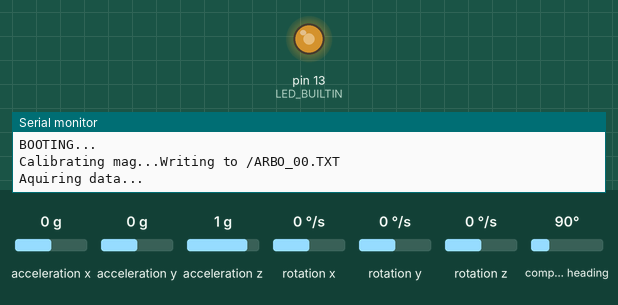
Bench run of a sketch on a simulated Arduino Uno, built for the host (arithmetic inside an expression is 32-bit, double 64-bit). Parts: output pins drawn as LEDs (lit = HIGH), the last lines printed to the serial monitor. The inputs (shaded band) are chosen by the test bench; at power-on: acceleration x 0 g, acceleration y 0 g, acceleration z 1 g, rotation x 0 °/s, rotation y 0 °/s, rotation z 0 °/s, compass heading 90°. Storage starts empty.

Above: at 0.94 s.
1.3 s: acceleration x set to -1.4 g
4.3 s: acceleration y set to -1.4 g
7.3 s: acceleration z set to -0.8 g
At 16.53 s:
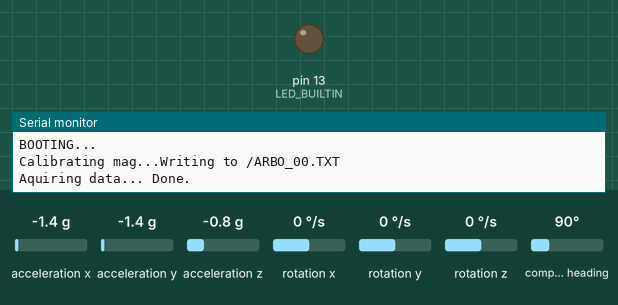
At 17.28 s:
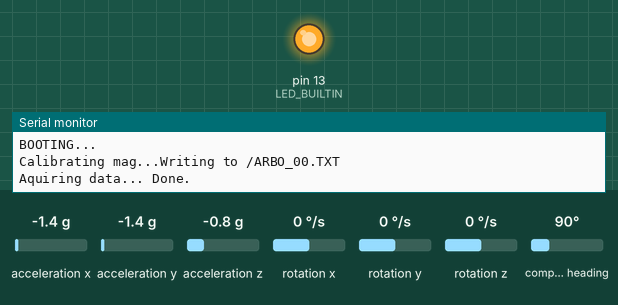
Timing chart, 0 to 18.6 s (numbered marks = the images above; inputs shaded):
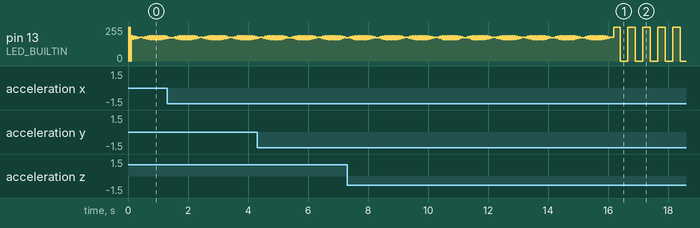

The sketch:

ACCELtoSD.ino
```cpp
#include <MPU9250.h>
#include <SPI.h>
#include <SD.h>

#define cardSelect 4

File logfile;
bool logFlag = false;

// blink out an error code, I guess we can't start with errors on SD?
void error(uint8_t errno) {
  while (1) {
    uint8_t i;
    for (i = 0; i < errno; i++) {
      digitalWrite(13, HIGH);
      delay(100);
      digitalWrite(13, LOW);
      delay(100);
    }
    for (i = errno; i < 10; i++) {
      delay(200);
    }
  }
}

MPU9250 IMU(Wire, 0x69);
int imuInt = A4;
int status;

void setup() {
  // serial to display data
  Serial.begin(115200);
  while (!Serial) {}
  pinMode(LED_BUILTIN, OUTPUT);
  pinMode(imuInt, INPUT);
  digitalWrite(LED_BUILTIN, LOW);

  Serial.println("BOOTING...");

  // start communication with IMU
  for (int i = 0; i <= 10; i++) {
    status = IMU.begin();
    if (status == 1) {
      break;
    }
    delay(500);
    Serial.print("begin failed, status = ");
    Serial.println(status);
  }

  //  for (int i = 0; i <= 10; i++) {
  //    status = IMU.calibrateAccel();
  //    if (status == 1) {
  //      break;
  //    }
  //    delay(500);
  //    Serial.print("calibration failed, status = ");
  //    Serial.println(status);
  //  }

    Serial.print("Calibrating mag...");
    status = IMU.calibrateMag();
    if (status < 0) {
      Serial.println("IMU initialization unsuccessful");
      Serial.println("Check IMU wiring or try cycling power");
      Serial.print("Status: ");
      Serial.println(status);
      while (1) {}
    }

  if (!SD.begin(cardSelect)) {
    Serial.println("Card init. failed!");
    error(2);
  }
  char filename[15]; // what does 15 represent???
  strcpy(filename, "/ARBO_00.TXT");
  for (uint8_t i = 0; i < 100; i++) {
    filename[6] = '0' + i / 10;
    filename[7] = '0' + i % 10;
    // create if does not exist, do not open existing, write, sync after write
    if (! SD.exists(filename)) {
      break;
    }
  }

  logfile = SD.open(filename, FILE_WRITE);
  if ( ! logfile ) {
    Serial.print("Couldnt create ");
    Serial.println(filename);
    error(3);
  }
  Serial.print("Writing to ");
  Serial.println(filename);

  //  status = IMU.enableWakeOnMotion(100, MPU9250::LP_ACCEL_ODR_250HZ);
  //  Serial.println("Interrupt set");
  //  Serial.print("Status: ");
  //  Serial.println(status);
}

int acquireData() {
  logfile.println("ACCEL_X,ACCEL_Y,ACCEL_Z,GYRO_X,GYRO_Y,GYRO_Z,MAG_X,MAG_Y,MAG_Z");
  for (int i = 0; i < 1000; i++) {
    digitalWrite(LED_BUILTIN, HIGH);
    IMU.readSensor();
    logfile.print(IMU.getAccelX_mss(), 3); logfile.print(",");
    logfile.print(IMU.getAccelY_mss(), 3); logfile.print(",");
    logfile.print(IMU.getAccelZ_mss(), 3); logfile.print(",");
    logfile.print(IMU.getGyroX_rads(), 3); logfile.print(",");
    logfile.print(IMU.getGyroY_rads(), 3); logfile.print(",");
    logfile.print(IMU.getGyroZ_rads(), 3); logfile.print(",");
    logfile.print(IMU.getMagX_uT(), 3); logfile.print(",");
    logfile.print(IMU.getMagY_uT(), 3); logfile.print(",");
    logfile.println(IMU.getMagZ_uT(), 3);

    //  Serial.println(IMU.getTemperature_C(), 3);
    delay(5); // 100 Hz (without serial, minus IMU.readSensor(); aquisition time?)
    digitalWrite(LED_BUILTIN, LOW);
    delay(5);
  }
  logfile.close();
  return(1);
}

void loop() {
  if (!logFlag) {
    Serial.print("Aquiring data...");
    acquireData();
    Serial.println(" Done.");
    logFlag = true;
  }

  //  if (digitalRead(imuInt)) {
  //    for (int i = 0; i <= 25; i++) {
  //      digitalWrite(LED_BUILTIN, HIGH);
  //      delay(50);
  //      digitalWrite(LED_BUILTIN, LOW);
  //      delay(50);
  //    }
  //  }

  // display the data
  //  Serial.print(IMU.getAccelX_mss(), 3);
  //  Serial.print("\t");
  //  Serial.print(IMU.getAccelY_mss(), 3);
  //  Serial.print("\t");
  //  Serial.print(IMU.getAccelZ_mss(), 3);
  //  Serial.print("\t");
  //  Serial.print(IMU.getGyroX_rads(), 3);
  //  Serial.print("\t");
  //  Serial.print(IMU.getGyroY_rads(), 3);
  //  Serial.print("\t");
  //  Serial.print(IMU.getGyroZ_rads(), 3);
  //  Serial.print("\t");
  //  Serial.print(IMU.getMagX_uT(), 3);
  //  Serial.print("\t");
  //  Serial.print(IMU.getMagY_uT(), 3);
  //  Serial.print("\t");
  //  Serial.print(IMU.getMagZ_uT(), 3);
  //  Serial.println("\t");

  digitalWrite(LED_BUILTIN, HIGH);
  delay(250); // 100 Hz (without serial, minus IMU.readSensor(); aquisition time?)
  digitalWrite(LED_BUILTIN, LOW);
  delay(250);
}
```
